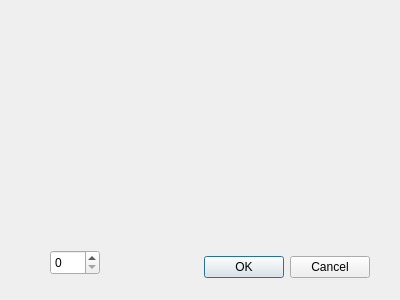
<?xml version="1.0" encoding="UTF-8"?>
<ui version="4.0">
 <class>Dialog</class>
 <widget class="QDialog" name="Dialog">
  <property name="geometry">
   <rect>
    <x>0</x>
    <y>0</y>
    <width>400</width>
    <height>300</height>
   </rect>
  </property>
  <property name="windowTitle">
   <string>Dialog</string>
  </property>
  <widget class="QDialogButtonBox" name="buttonBox">
   <property name="geometry">
    <rect>
     <x>170</x>
     <y>250</y>
     <width>200</width>
     <height>35</height>
    </rect>
   </property>
   <property name="orientation">
    <enum>Qt::Horizontal</enum>
   </property>
   <property name="standardButtons">
    <set>QDialogButtonBox::Cancel|QDialogButtonBox::Ok</set>
   </property>
  </widget>
  <widget class="QLabel" name="Bluetooth_list">
   <property name="geometry">
    <rect>
     <x>0</x>
     <y>0</y>
     <width>400</width>
     <height>200</height>
    </rect>
   </property>
   <property name="text">
    <string/>
   </property>
   <property name="alignment">
    <set>Qt::AlignLeading|Qt::AlignLeft|Qt::AlignVCenter</set>
   </property>
  </widget>
  <widget class="QSpinBox" name="Device_chosen">
   <property name="geometry">
    <rect>
     <x>50</x>
     <y>250</y>
     <width>50</width>
     <height>25</height>
    </rect>
   </property>
   <property name="minimum">
    <number>0</number>
   </property>
   <property name="value">
    <number>0</number>
   </property>
  </widget>
 </widget>
 <resources/>
 <connections>
  <connection>
   <sender>buttonBox</sender>
   <signal>accepted()</signal>
   <receiver>Dialog</receiver>
   <slot>accept()</slot>
   <hints>
    <hint type="sourcelabel">
     <x>248</x>
     <y>254</y>
    </hint>
    <hint type="destinationlabel">
     <x>157</x>
     <y>274</y>
    </hint>
   </hints>
  </connection>
  <connection>
   <sender>buttonBox</sender>
   <signal>rejected()</signal>
   <receiver>Dialog</receiver>
   <slot>reject()</slot>
   <hints>
    <hint type="sourcelabel">
     <x>316</x>
     <y>260</y>
    </hint>
    <hint type="destinationlabel">
     <x>286</x>
     <y>274</y>
    </hint>
   </hints>
  </connection>
 </connections>
</ui>
